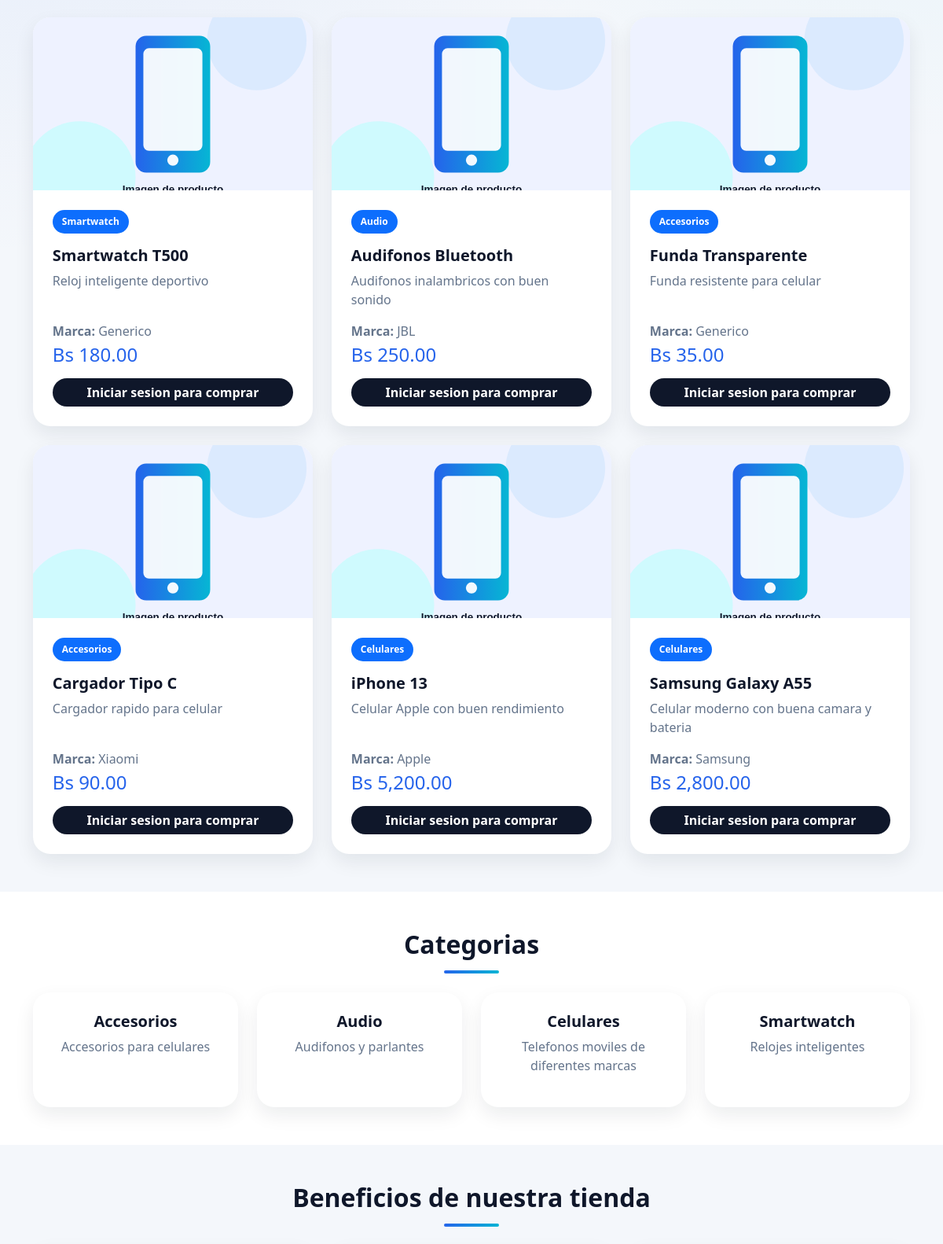
Before: / (middle part) with the older database file.
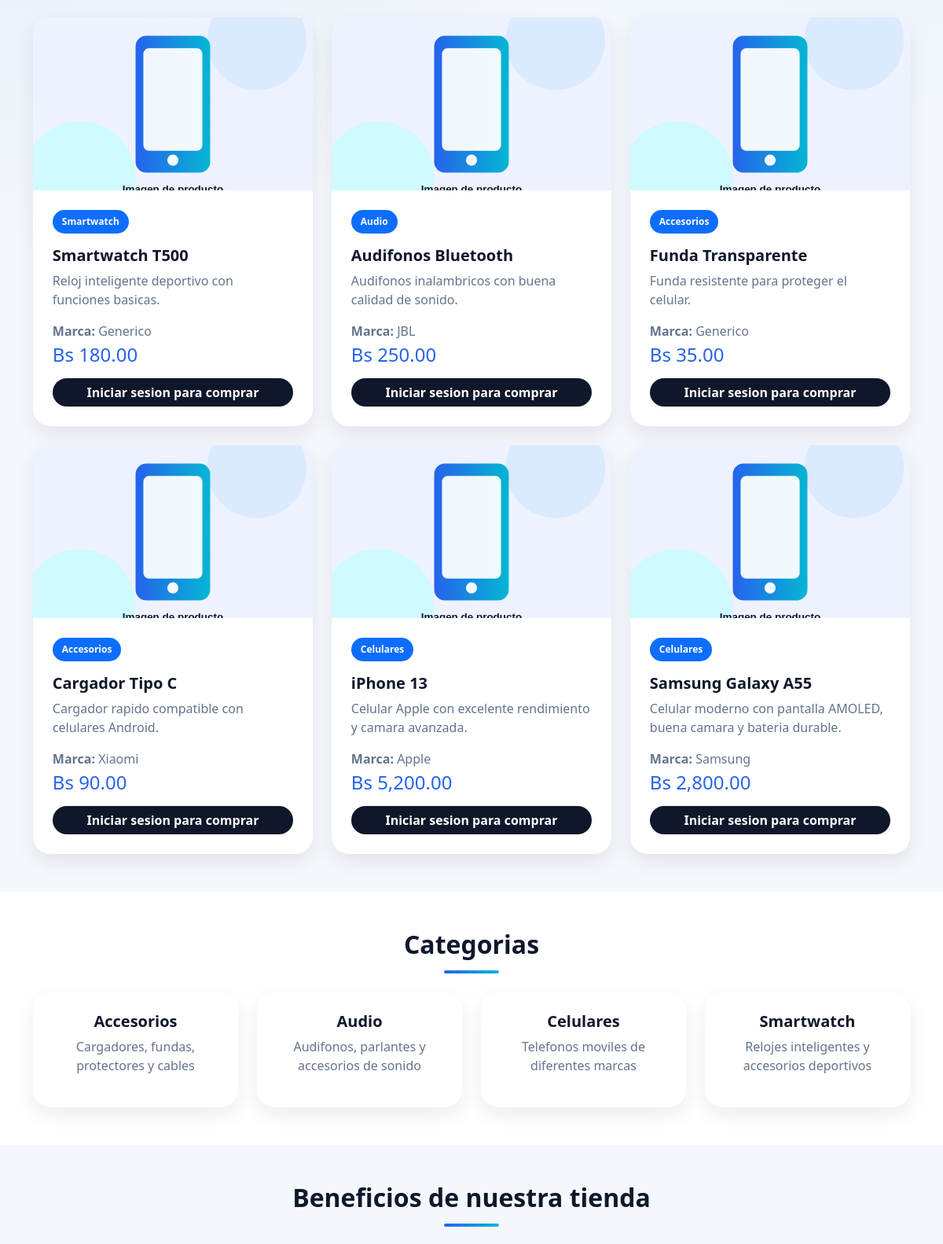
After: the same page with the newer database file.
### tables this page shows
CREATE TABLE producto (
    id_producto INT AUTO_INCREMENT PRIMARY KEY,
    id_categoria INT NOT NULL,
    nombre VARCHAR(100) NOT NULL,
    marca VARCHAR(100),
    descripcion TEXT,
    precio DECIMAL(10,2) NOT NULL,
    stock INT NOT NULL DEFAULT 0,
    imagen VARCHAR(255) DEFAULT NULL,
    estado ENUM('activo','inactivo') NOT NULL DEFAULT 'activo',
    CONSTRAINT fk_producto_categoria FOREIGN KEY (id_categoria) REFERENCES categoria(id_categoria)
);

CREATE TABLE categoria (
    id_categoria INT AUTO_INCREMENT PRIMARY KEY,
    nombre_categoria VARCHAR(100) NOT NULL,
    descripcion TEXT
);

### includes/auth.php (called while the page is built, shortened)
<?php
function e($texto) {
    return htmlspecialchars($texto ?? '', ENT_QUOTES, 'UTF-8');
}
function imagenProducto($imagen, $prefijo = '') {
    if (empty($imagen)) {
        return $prefijo . 'assets/img/default-product.svg';
    }
    $rutaFisica = __DIR__ . '/../' . $imagen;
    return $prefijo . 'assets/img/default-product.svg';
}
?>

### index.php (the view, shortened to what this page needs)
<?php
require_once "config/conexion.php";
require_once "includes/auth.php";
require_once "includes/header.php";
$productos = mysqli_query($conexion, "SELECT p.*, c.nombre_categoria FROM producto p INNER JOIN categoria c ON p.id_categoria=c.id_categoria WHERE p.estado='activo' ORDER BY p.id_producto DESC LIMIT 6");
$categorias = mysqli_query($conexion, "SELECT * FROM categoria ORDER BY nombre_categoria ASC");
?>
<section class="container my-5" id="productos">
    <div class="row g-4">
        <?php while ($producto = mysqli_fetch_assoc($productos)) { ?>
            <div class="col-md-4">
                <div class="card h-100 producto-card">
                    <img class="product-img" src="<?php echo e(imagenProducto($producto['imagen'])); ?>" alt="<?php echo e($producto['nombre']); ?>">
                    <div class="card-body d-flex flex-column">
                        <span class="badge bg-primary align-self-start mb-3"><?php echo e($producto['nombre_categoria']); ?></span>
                        <h5 class="card-title"><?php echo e($producto['nombre']); ?></h5>
                        <p class="card-text flex-grow-1"><?php echo e($producto['descripcion']); ?></p>
                        <p class="mb-1"><strong>Marca:</strong> <?php echo e($producto['marca']); ?></p>
                        <h4 class="text-primary mb-3">Bs <?php echo number_format($producto['precio'], 2); ?></h4>
                        <a href="login.php" class="btn btn-dark w-100">Iniciar sesion para comprar</a>
                    </div>
                </div>
            </div>
        <?php } ?>
    </div>
</section>
<section class="bg-white py-5" id="categorias">
    <div class="container">
        <h2 class="section-title text-center mb-4">Categorias</h2>
        <div class="row g-4">
            <?php while ($categoria = mysqli_fetch_assoc($categorias)) { ?>
                <div class="col-md-3">
                    <div class="card h-100 text-center">
                        <div class="card-body">
                            <h5><?php echo e($categoria['nombre_categoria']); ?></h5>
                            <p><?php echo e($categoria['descripcion']); ?></p>
                        </div>
                    </div>
                </div>
            <?php } ?>
        </div>
    </div>
</section>
<section class="container my-5" id="beneficios">
    <h2 class="section-title text-center mb-4">Beneficios de nuestra tienda</h2>
    <div class="row g-4 text-center">
    </div>
</section>
<?php require_once "includes/footer.php"; ?>

### includes/header.php (shortened to what this page needs)
<!DOCTYPE html>
<html lang="es">
<head>
    <link href="https://cdn.jsdelivr.net/npm/bootstrap@5.3.6/dist/css/bootstrap.min.css" rel="stylesheet">
    <link rel="stylesheet" href="assets/css/estilos.css">
</head>
<body>

### includes/footer.php (shortened to what this page needs)
</body>
</html>

### assets/css/estilos.css (style rules this page uses)
:root { --principal: #2563eb; --secundario: #06b6d4; --oscuro: #0f172a; --panel: #111827; --fondo: #f4f7fb; --texto: #1f2937; --suave: #64748b; --borde: #e5e7eb; --sombra: 0 18px 45px rgba(15, 23, 42, 0.12); --sombra-suave: 0 10px 25px rgba(15, 23, 42, 0.08); --radio: 22px; }
* { box-sizing: border-box; }
body { background: radial-gradient(circle at top left, rgba(37, 99, 235, 0.12), transparent 35%), radial-gradient(circle at top right, rgba(6, 182, 212, 0.10), transparent 30%), var(--fondo); color: var(--texto); font-family: "Segoe UI", Arial, sans-serif; min-height: 100vh; }
a { text-decoration: none; }
.btn { border-radius: 999px; font-weight: 650; transition: 0.25s ease; }
.btn-dark { background: var(--oscuro); border: none; }
.section-title { font-weight: 850; color: var(--oscuro); }
.section-title::after { content: ""; width: 70px; height: 4px; display: block; margin: 14px auto 0; border-radius: 20px; background: linear-gradient(135deg, var(--principal), var(--secundario)); }
.card, .panel-card { border: none; border-radius: var(--radio); box-shadow: var(--sombra-suave); overflow: hidden; background: #fff; }
.card { transition: 0.25s ease; }
.card-body { padding: 1.55rem; }
.card-title, .card h5 { font-weight: 800; color: var(--oscuro); }
.text-muted, .card p { color: var(--suave) !important; }
.text-primary { color: var(--principal) !important; }
.product-img { width: 100%; height: 220px; object-fit: cover; background: #eef2ff; }
.badge { border-radius: 999px; padding: 0.55rem 0.75rem; }

Changed rows visible on the page:
changed producto "Smartwatch T500": descripcion "Reloj inteligente deportivo" → "Reloj inteligente deportivo con funciones basicas."
changed producto "Audifonos Bluetooth": descripcion "Audifonos inalambricos con buen sonido" → "Audifonos inalambricos con buena calidad de sonido."
changed producto "Funda Transparente": descripcion "Funda resistente para celular" → "Funda resistente para proteger el celular."
changed producto "Cargador Tipo C": descripcion "Cargador rapido para celular" → "Cargador rapido compatible con celulares Android."
changed producto "iPhone 13": descripcion "Celular Apple con buen rendimiento" → "Celular Apple con excelente rendimiento y camara avanzada."
changed producto "Samsung Galaxy A55": descripcion "Celular moderno con buena camara y bateria" → "Celular moderno con pantalla AMOLED, buena camara y bateria durable."
changed categoria "Accesorios": descripcion "Accesorios para celulares" → "Cargadores, fundas, protectores y cables"
changed categoria "Audio": descripcion "Audifonos y parlantes" → "Audifonos, parlantes y accesorios de sonido"
changed categoria "Smartwatch": descripcion "Relojes inteligentes" → "Relojes inteligentes y accesorios deportivos"
